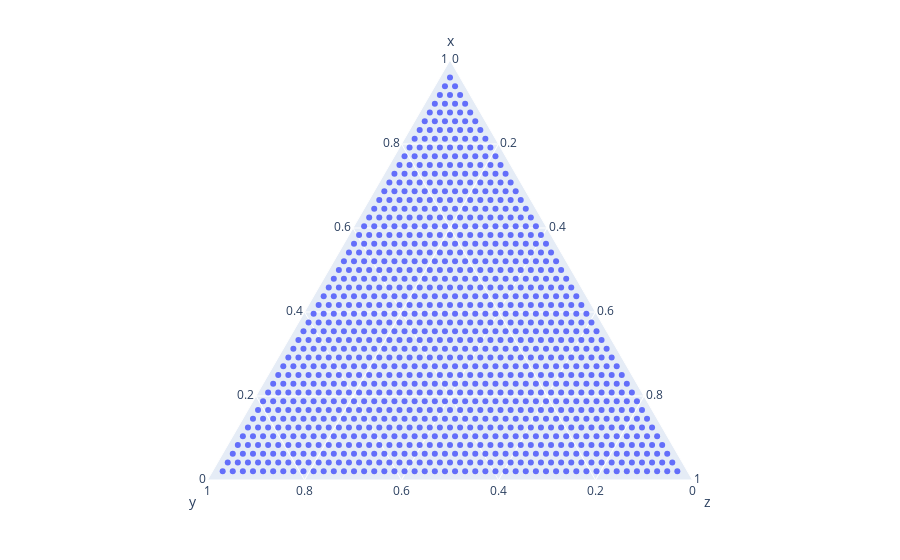

The notebook cell saved with this chart:
### Code cell
px.scatter_ternary(grid5df, a='x', b='y', c='z')

### Figure 1 — Plotly figure (JSON) as saved in the notebook; plotly's stock layout.template omitted (floating-point values rounded to 4 significant figures; data arrays with more than 128 entries replaced by an {"elided": "..."} marker saying what was removed)
{"data": [{"a": {"elided": "1081 float values"}, "b": {"elided": "1081 float values"}, "c": {"elided": "1081 float values"}, "hovertemplate": "x=%{a}<br>y=%{b}<br>z=%{c}<extra></extra>", "legendgroup": "", "marker": {"color": "#636efa", "symbol": "circle"}, "mode": "markers", "name": "", "showlegend": false, "subplot": "ternary", "type": "scatterternary"}], "layout": {"legend": {"tracegroupgap": 0}, "margin": {"t": 60}, "ternary": {"aaxis": {"title": {"text": "x"}}, "baxis": {"title": {"text": "y"}}, "caxis": {"title": {"text": "z"}}, "domain": {"x": [0, 1], "y": [0, 1]}}}}
